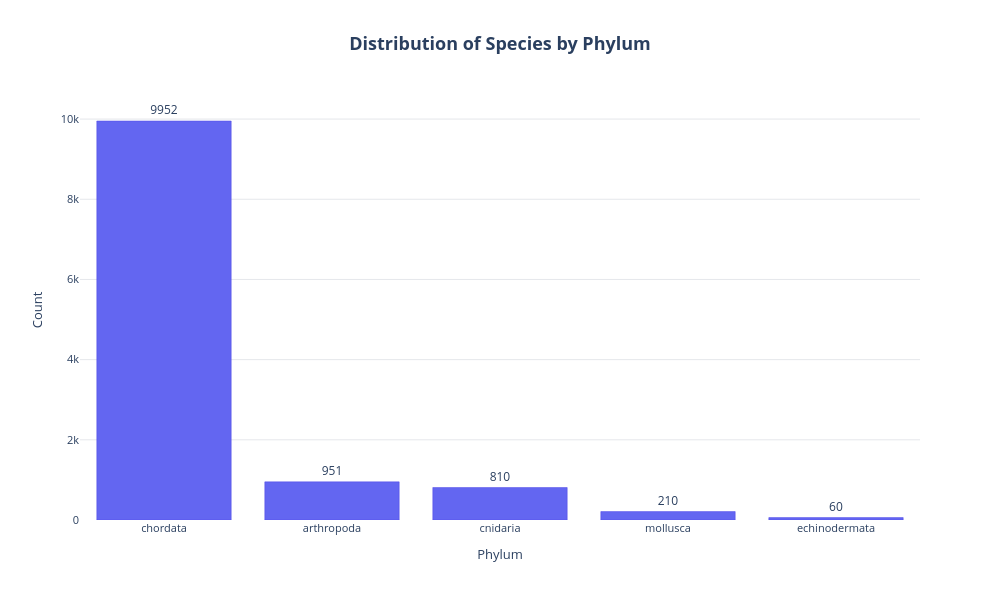

The notebook cell saved with this chart:
### Code cell
plot_phylum_counts(metadata)

### Figure 1 — Plotly figure (JSON) as saved in the notebook; plotly's stock layout.template omitted (floating-point values rounded to 4 significant figures)
{"data": [{"customdata": [[9952.0, 83.05, 166.0], [951.0, 7.936, 17.0], [810.0, 6.76, 13.0], [210.0, 1.752, 5.0], [60.0, 0.5007, 1.0]], "hovertemplate": "<b>%{x}</b><br>Images: <b>%{y}</b> (<b>%{customdata[1]:.2f}%</b>)<br>Families: %{customdata[2]}<br>", "marker": {"color": "#6366f1", "line": {"color": "#4f46e5", "width": 0.5}}, "text": [9952.0, 951.0, 810.0, 210.0, 60.0], "textfont": {"size": 12}, "textposition": "outside", "type": "bar", "x": ["chordata", "arthropoda", "cnidaria", "mollusca", "echinodermata"], "y": [9952, 951, 810, 210, 60]}], "layout": {"font": {"size": 11}, "height": 600, "paper_bgcolor": "white", "plot_bgcolor": "white", "showlegend": false, "title": {"font": {"size": 18}, "text": "<b>Distribution of Species by Phylum</b>", "x": 0.5, "xanchor": "center"}, "width": 1000, "xaxis": {"showgrid": false, "tickfont": {"size": 11}, "title": {"text": "Phylum"}}, "yaxis": {"gridcolor": "#e5e7eb", "gridwidth": 1, "showgrid": true, "title": {"text": "Count"}}}}
